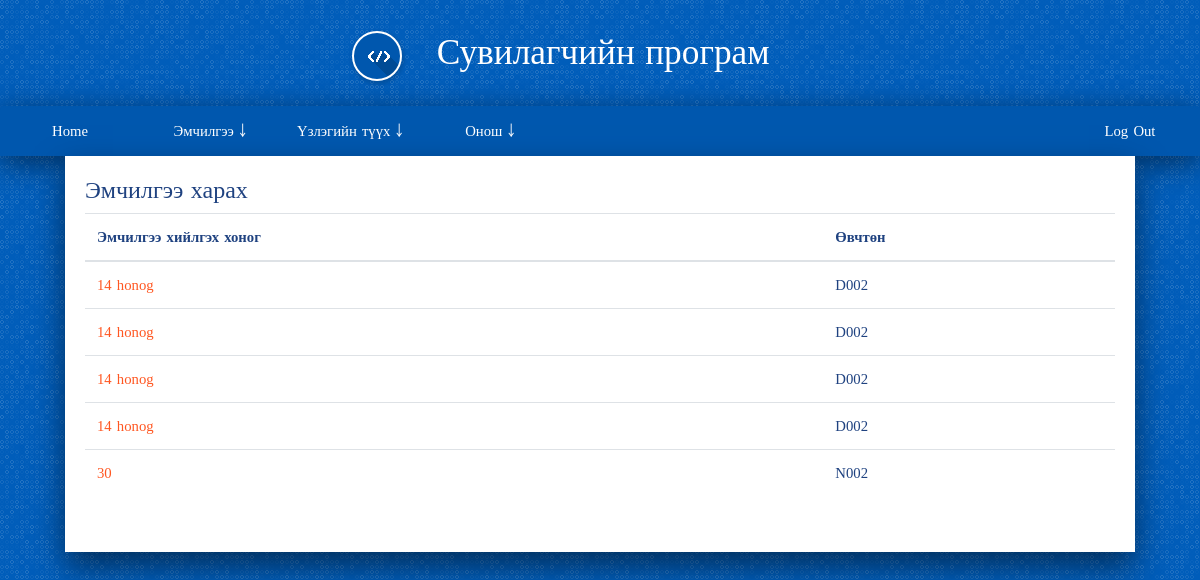
The app's page /drug/emchilgee_list/ (signed in) with its own data.
### drug/models.py (models this page shows, shortened)
class Emchilgee(models.Model):
    duration = models.CharField(max_length=50)
    costumer = models.ForeignKey(User, on_delete=models.SET_NULL, null=True, blank=True)

### drug/views.py (the view)
def emchilgee_list(request, template_name='drug/emchilgee_list.html'):
    emchilgee = Emchilgee.objects.all()
    drug_important = Drug_important.objects.all()
    data = {}
    data['drug_important'] = drug_important
    data['emchilgee'] = emchilgee
    return render(request, template_name, data)

### account/models.py (called while the page is built)
    def __str__(self):
        return "{}".format(self.username)

### drug/templates/drug/emchilgee_list.html
{% extends 'base.html' %}
{% load staticfiles %}
{% block content %}
<h4>Эмчилгээ харах</h4>
<table class="table">
<thead>
    <tr>
      <th> Эмчилгээ хийлгэх хоног</th>
      <th> Өвчтөн </th>
    </tr>
</thead>
  <tbody>
      {% for drug in emchilgee %}
      <tr>
        <td> <a href='{% url "drug:emchilgee_details" id=drug.costumer.id  %}'> {{ drug.duration }} </a></td>
        <td>{{ drug.costumer }}</td>
      </tr>
      {% endfor %}
  </tbody>
</table>
{% endblock %}

### static/css/style.css (style rules this page uses)
body { background-color: #e9e9e9; }

### static/css/basic.css (style rules this page uses)
body { font-family: "Fira Sans Condensed"; font-weight: 400; font-size: 0.92em; color: #1f4280; background-color: #005dba; line-height: 1.5em; word-spacing: 0.1em; margin: 0; }
a { color: #ff5722; text-decoration: none; }

### records on screen
Emchilgee: duration "14 honog", costumer "D002"
Emchilgee: duration "14 honog", costumer "D002"
Emchilgee: duration "14 honog", costumer "D002"
Emchilgee: duration "14 honog", costumer "D002"
Emchilgee: duration "30", costumer "N002"
